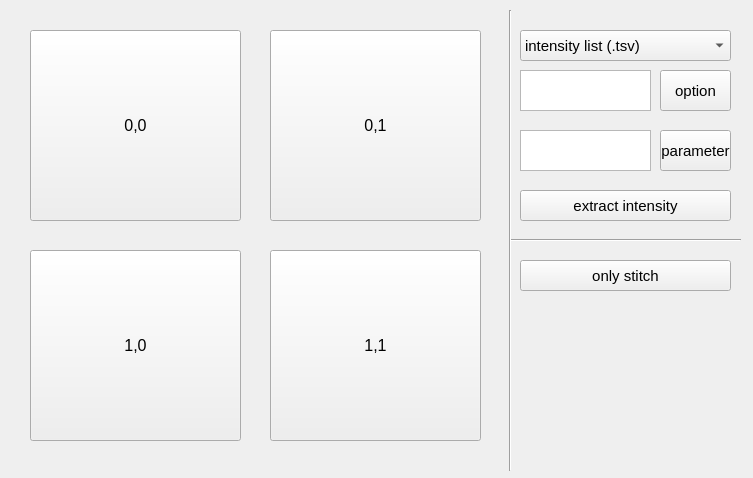
<?xml version="1.0" encoding="UTF-8"?>
<ui version="4.0">
 <class>zion_intensities_dump</class>
 <widget class="QMainWindow" name="zion_intensities_dump">
  <property name="geometry">
   <rect>
    <x>0</x>
    <y>0</y>
    <width>753</width>
    <height>478</height>
   </rect>
  </property>
  <property name="windowTitle">
   <string>ZION Intensities Dump</string>
  </property>
  <widget class="QWidget" name="centralwidget">
   <widget class="QPushButton" name="img_0_0_btn">
    <property name="geometry">
     <rect>
      <x>30</x>
      <y>30</y>
      <width>211</width>
      <height>191</height>
     </rect>
    </property>
    <property name="font">
     <font>
      <pointsize>12</pointsize>
     </font>
    </property>
    <property name="text">
     <string>0,0</string>
    </property>
   </widget>
   <widget class="QPushButton" name="img_0_1_btn">
    <property name="geometry">
     <rect>
      <x>270</x>
      <y>30</y>
      <width>211</width>
      <height>191</height>
     </rect>
    </property>
    <property name="font">
     <font>
      <pointsize>12</pointsize>
     </font>
    </property>
    <property name="text">
     <string>0,1</string>
    </property>
   </widget>
   <widget class="QPushButton" name="img_1_0_btn">
    <property name="geometry">
     <rect>
      <x>30</x>
      <y>250</y>
      <width>211</width>
      <height>191</height>
     </rect>
    </property>
    <property name="font">
     <font>
      <pointsize>12</pointsize>
     </font>
    </property>
    <property name="text">
     <string>1,0</string>
    </property>
   </widget>
   <widget class="QPushButton" name="img_1_1_btn">
    <property name="geometry">
     <rect>
      <x>270</x>
      <y>250</y>
      <width>211</width>
      <height>191</height>
     </rect>
    </property>
    <property name="font">
     <font>
      <pointsize>12</pointsize>
     </font>
    </property>
    <property name="text">
     <string>1,1</string>
    </property>
   </widget>
   <widget class="QComboBox" name="comboBox">
    <property name="geometry">
     <rect>
      <x>520</x>
      <y>30</y>
      <width>211</width>
      <height>31</height>
     </rect>
    </property>
    <property name="font">
     <font>
      <pointsize>11</pointsize>
     </font>
    </property>
    <item>
     <property name="text">
      <string>intensity list (.tsv)</string>
     </property>
    </item>
    <item>
     <property name="text">
      <string>CEN file (.cen)</string>
     </property>
    </item>
    <item>
     <property name="text">
      <string>CEL file (.cel)</string>
     </property>
    </item>
   </widget>
   <widget class="QTextEdit" name="textEdit">
    <property name="geometry">
     <rect>
      <x>520</x>
      <y>70</y>
      <width>131</width>
      <height>41</height>
     </rect>
    </property>
   </widget>
   <widget class="QPushButton" name="pushButton">
    <property name="geometry">
     <rect>
      <x>660</x>
      <y>70</y>
      <width>71</width>
      <height>41</height>
     </rect>
    </property>
    <property name="font">
     <font>
      <pointsize>11</pointsize>
     </font>
    </property>
    <property name="text">
     <string>option</string>
    </property>
   </widget>
   <widget class="QTextEdit" name="textEdit_2">
    <property name="geometry">
     <rect>
      <x>520</x>
      <y>130</y>
      <width>131</width>
      <height>41</height>
     </rect>
    </property>
   </widget>
   <widget class="QPushButton" name="pushButton_2">
    <property name="geometry">
     <rect>
      <x>660</x>
      <y>130</y>
      <width>71</width>
      <height>41</height>
     </rect>
    </property>
    <property name="font">
     <font>
      <pointsize>11</pointsize>
     </font>
    </property>
    <property name="text">
     <string>parameter</string>
    </property>
   </widget>
   <widget class="QPushButton" name="pushButton_3">
    <property name="geometry">
     <rect>
      <x>520</x>
      <y>190</y>
      <width>211</width>
      <height>31</height>
     </rect>
    </property>
    <property name="font">
     <font>
      <pointsize>11</pointsize>
     </font>
    </property>
    <property name="text">
     <string>extract intensity</string>
    </property>
   </widget>
   <widget class="Line" name="line">
    <property name="geometry">
     <rect>
      <x>510</x>
      <y>230</y>
      <width>231</width>
      <height>20</height>
     </rect>
    </property>
    <property name="orientation">
     <enum>Qt::Horizontal</enum>
    </property>
   </widget>
   <widget class="Line" name="line_2">
    <property name="geometry">
     <rect>
      <x>500</x>
      <y>10</y>
      <width>20</width>
      <height>461</height>
     </rect>
    </property>
    <property name="orientation">
     <enum>Qt::Vertical</enum>
    </property>
   </widget>
   <widget class="QPushButton" name="pushButton_4">
    <property name="geometry">
     <rect>
      <x>520</x>
      <y>260</y>
      <width>211</width>
      <height>31</height>
     </rect>
    </property>
    <property name="font">
     <font>
      <pointsize>11</pointsize>
     </font>
    </property>
    <property name="text">
     <string>only stitch</string>
    </property>
   </widget>
  </widget>
 </widget>
 <resources/>
 <connections/>
</ui>
